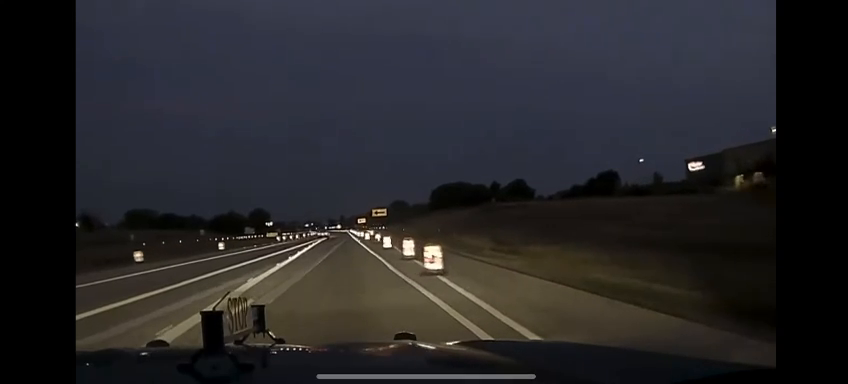
#> input picture frame 109 of Recording/Clip video WhatsApp 2024-03-12 la 13.43.26_50f4fcc9.mp4, 848 x 384 px, given in place of video.mp4, which was not available
$ python main.py
#> lines starting #> are read from the running program, lines starting #| are printed output that depends on the picture; after the words box and inside, x2 and y2 are one past the last pixel; in counts of white or black regions, pixels touching at a corner belong together; pictures that were not available may be replaced by others from this repository, and a replacement may not be noted
import numpy as np
import cv2 as cv

video_path = "video.mp4"

cap = cv.VideoCapture(video_path)

while True:
    ret, frame = cap.read()
#> frame is the input picture: shape (384, 848, 3); mean B, G, R 40.8, 38.1, 38.9

    if not ret:
        print("Nu pot primii frameuri (video terminat?). Sfarsit...")
        break

    # Convertim frame-ul în tonuri de gri
    gray = cv.cvtColor(frame, cv.COLOR_BGR2GRAY)
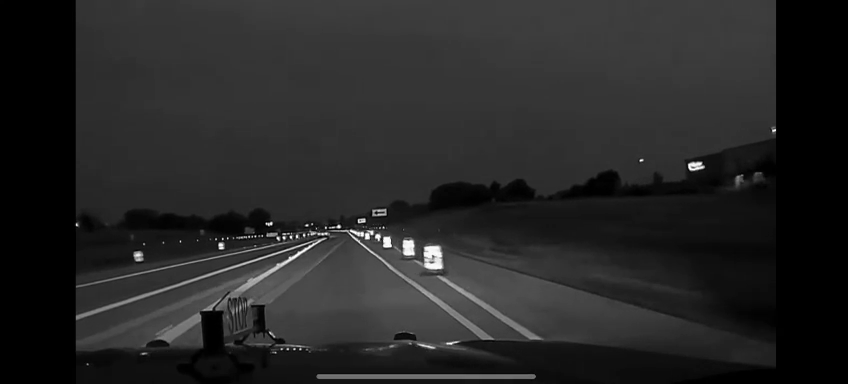
#> gray: shape (384, 848); min 0, max 255, mean 38.7

    # Detectăm marginile pentru detecția benzilor
    edges = cv.Canny(gray, 100, 200)
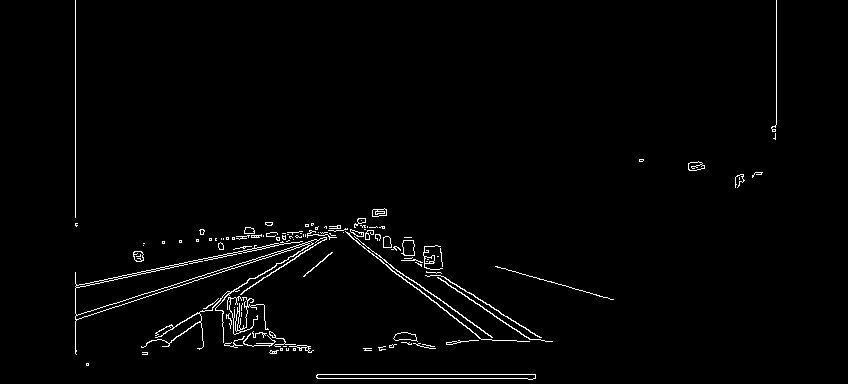
#> edges: shape (384, 848); 1.7% white in thin lines or dots, all inside (x1, y1, x2, y2) = (75, 0, 777, 380)

    # Definim regiunea de interes pentru detecția benzilor
    height, width = edges.shape
#> height = 384; width = 848
    region_of_interest_vertices = [
        (0, height),
        (width * 0.4, height * 0.6),
        (width * 0.6, height * 0.6),
        (width, height),
    ]
    mask = np.zeros_like(edges)
    cv.fillPoly(mask, np.array([region_of_interest_vertices], np.int32), 255)
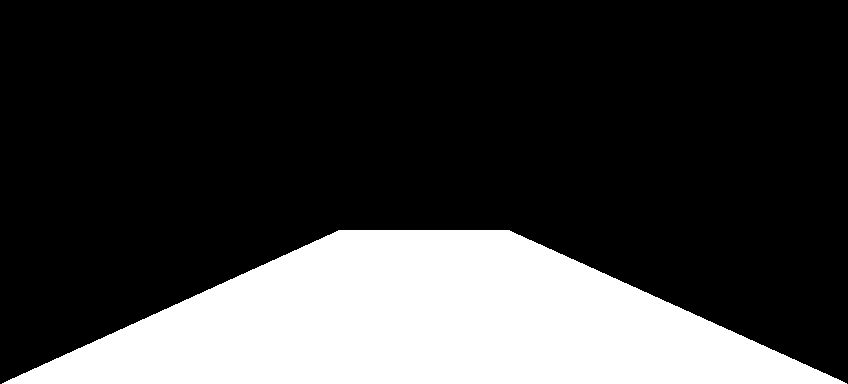
#> mask: shape (384, 848); 24.1% white; 1 white region, box (x1, y1, x2, y2) and area: (2, 230, 847, 384) 78340
    masked_edges = cv.bitwise_and(edges, mask)
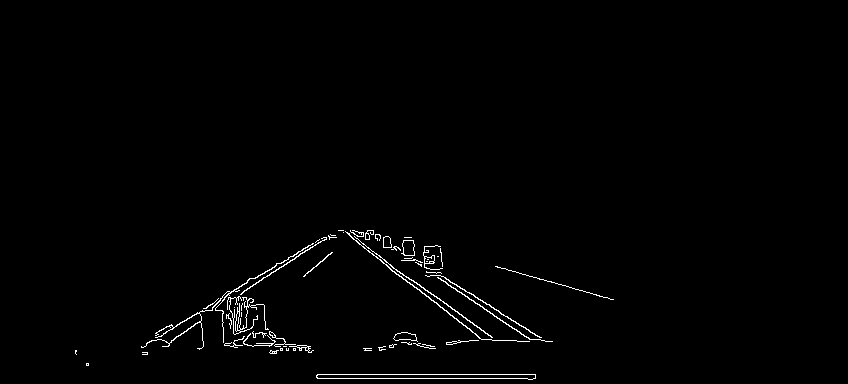
#> masked_edges: shape (384, 848); 1.1% white in thin lines or dots, all inside (x1, y1, x2, y2) = (75, 230, 614, 380)

    # Filtrăm frame-ul original cu un background negru
    filtered_frame = np.zeros_like(frame)
    filtered_frame[mask != 0] = frame[mask != 0]
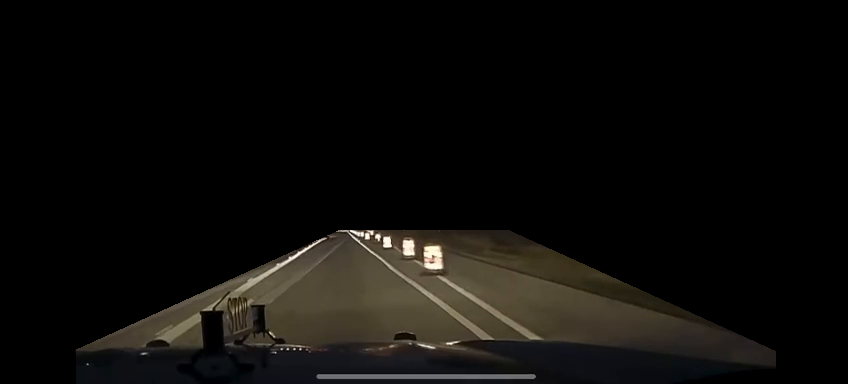
#> filtered_frame: shape (384, 848, 3); mean B, G, R 9.8, 12.1, 13.4

    # Adăugăm un layout verde doar pe banda de circulație
    lane_layout = np.zeros_like(frame)
    lane_layout[:, :, 1] = 255  # Setăm canalul verde la maxim pentru layout-ul benzii de circulație

    # Combinăm frame-ul filtrat cu layout-ul benzii de circulație
    frame_with_lane_layout = cv.addWeighted(filtered_frame, 1, lane_layout, 0.5, 0)
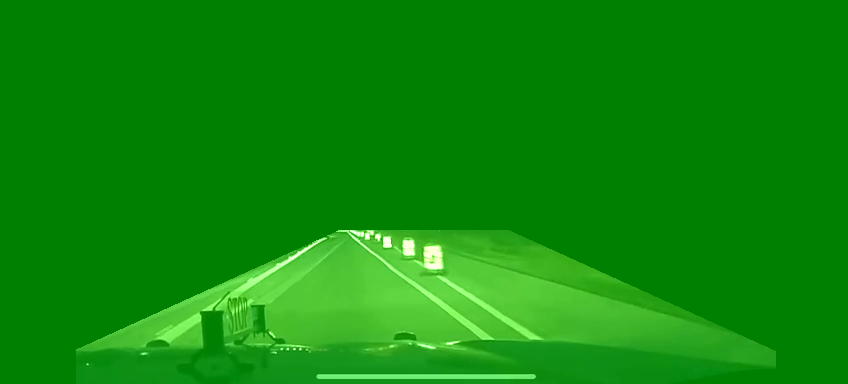
#> frame_with_lane_layout: shape (384, 848, 3); mean B, G, R 9.8, 139.6, 13.4

    # Afișăm linii albe pe șosea
    frame_with_lane_layout[masked_edges != 0] = [255, 255, 255]

    # Afișăm textul pe frame
    font = cv.FONT_HERSHEY_SIMPLEX
    cv.putText(frame_with_lane_layout, 'Banda de circulatie', (50, 50), font, 1, (0, 0, 255), 2, cv.LINE_AA)
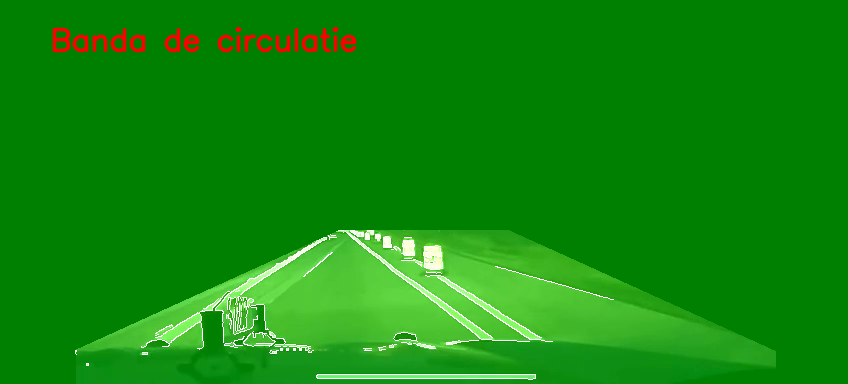
#> frame_with_lane_layout: shape (384, 848, 3); mean B, G, R 11.7, 139.1, 16.9

    # Afișăm frame-ul original și frame-ul cu edge detection
    cv.imshow('Original Video', frame)
    cv.imshow('Filtered Video', frame_with_lane_layout)

    # Așteptăm 30 de milisecunde între fiecare frame și verificăm dacă a fost apăsată tasta 'q' pentru a încheia bucla
    if cv.waitKey(30) == ord('q'):
#> (key q is pressed here)
        break

cap.release()
cv.destroyAllWindows()

$ run again, starting later in the video
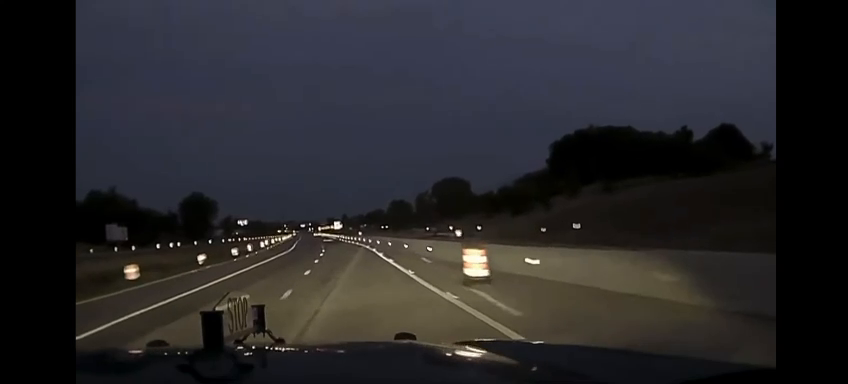
#> input picture frame 490 of Recording/Clip video WhatsApp 2024-03-12 la 13.43.26_50f4fcc9.mp4, 848 x 384 px, given in place of video.mp4, which was not available
#> frame is the input picture: shape (384, 848, 3); mean B, G, R 42.9, 39.9, 40.7
#> `edges = cv.Canny(gray, 100, 200)`:
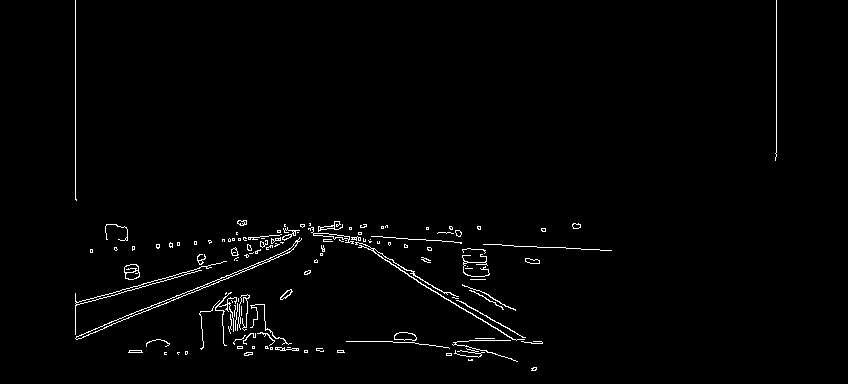
#> edges: shape (384, 848); 1.5% white in thin lines or dots, all inside (x1, y1, x2, y2) = (75, 0, 777, 371)
#> mask: shape (384, 848); 24.1% white; 1 white region, box (x1, y1, x2, y2) and area: (2, 230, 847, 384) 78340
#> masked_edges: shape (384, 848); 0.83% white in thin lines or dots, all inside (x1, y1, x2, y2) = (128, 230, 547, 371)
#> `cv.putText(frame_with_lane_layout, 'Banda de circulatie', (50, 50), fo..`:
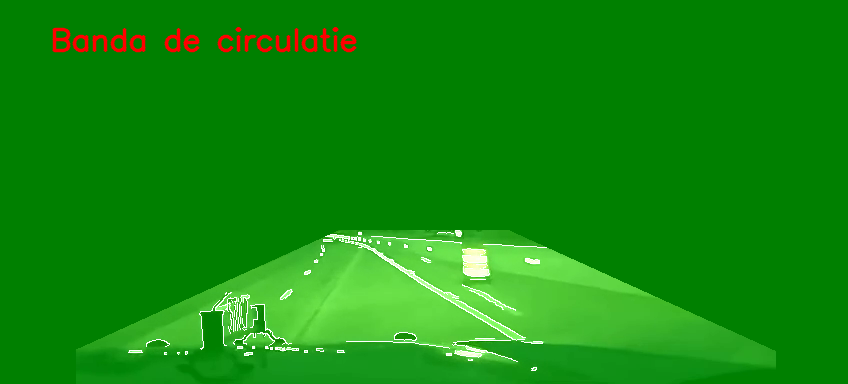
#> frame_with_lane_layout: shape (384, 848, 3); mean B, G, R 12.1, 139.8, 17.2

$ run again, starting later in the video
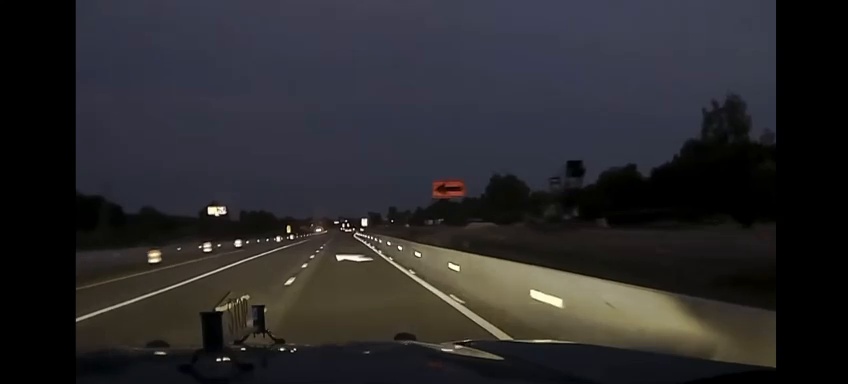
#> input picture frame 872 of Recording/Clip video WhatsApp 2024-03-12 la 13.43.26_50f4fcc9.mp4, 848 x 384 px, given in place of video.mp4, which was not available
#> frame is the input picture: shape (384, 848, 3); mean B, G, R 43.2, 40.6, 41.6
#> `edges = cv.Canny(gray, 100, 200)`:
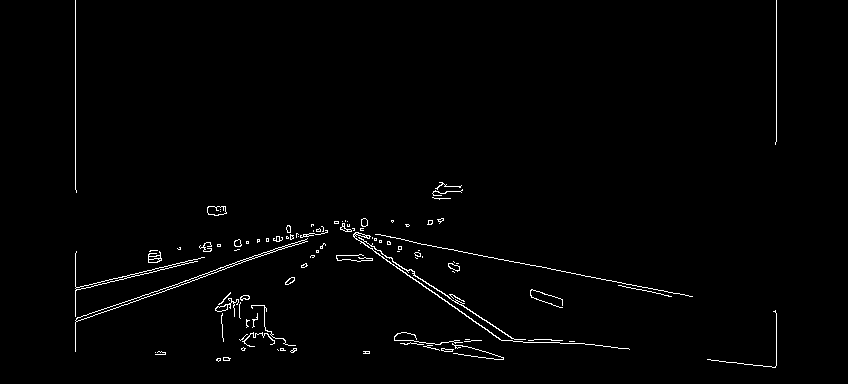
#> edges: shape (384, 848); 1.3% white in thin lines or dots, all inside (x1, y1, x2, y2) = (75, 0, 777, 368)
#> mask: shape (384, 848); 24.1% white; 1 white region, box (x1, y1, x2, y2) and area: (2, 230, 847, 384) 78340
#> masked_edges: shape (384, 848); 0.72% white in thin lines or dots, all inside (x1, y1, x2, y2) = (75, 230, 777, 368)
#> `cv.putText(frame_with_lane_layout, 'Banda de circulatie', (50, 50), fo..`:
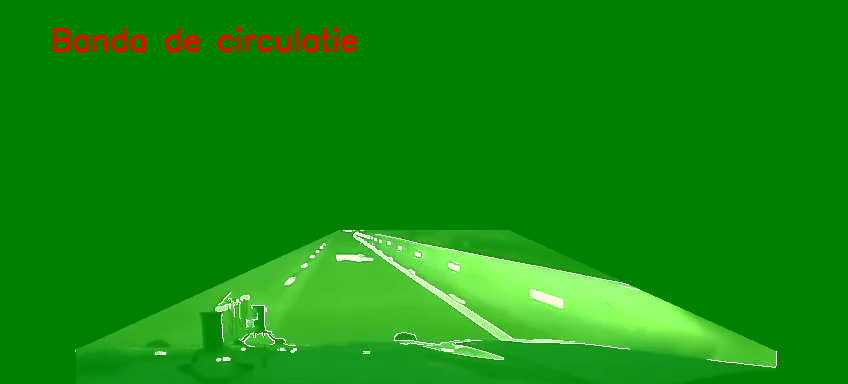
#> frame_with_lane_layout: shape (384, 848, 3); mean B, G, R 12.3, 140.4, 17.9
